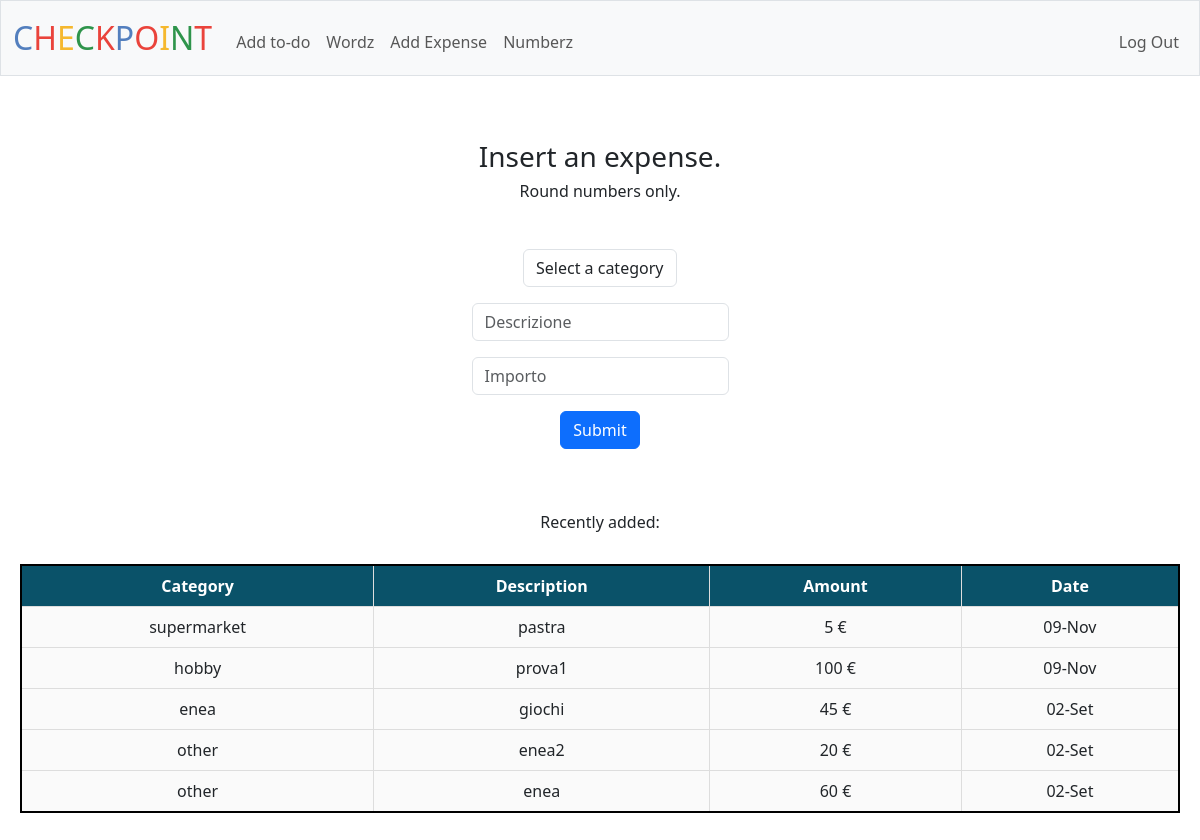
The page /expense (signed in) on the database its author committed.
### tables this page shows
CREATE TABLE expenses (
id INTEGER PRIMARY KEY AUTOINCREMENT NOT NULL,
username TEXT,
category TEXT,
description TEXT,
amount INTEGER,
timedate DATETIME DEFAULT CURRENT_TIMESTAMP,
FOREIGN KEY (username) REFERENCES users(username)
);

### app.py (the view)
@app.route("/expense", methods=["GET", "POST"])
@login_required
def expense():
    if request.method == "POST":
        category=request.form.get("category")
        description=request.form.get("description")
        amount=request.form.get("amount")
        if not category or not amount or not description:
            return apology("Please fill all the checkbox.")
        amount=int(amount)
        if amount<=0:
            return apology("Please insert a number bigger than 0 :)")
        db.execute("INSERT INTO expenses (username, category, description, amount) VALUES (?,?,?,?)", session["username"], category, description, amount)
        return redirect("/expense")
    else:
        user_last_expenses=last_expenses(session["username"])
        return render_template("expense.html", user_last_expenses=user_last_expenses)

### app.py (called while the page is built)
@app.after_request
def after_request(response):
    response.headers["Cache-Control"] = "no-cache, no-store, must-revalidate"
    response.headers["Expires"] = 0
    response.headers["Pragma"] = "no-cache"
    return response

### helpers.py (called while the page is built)
def login_required(f):
    @wraps(f)
    def decorated_function(*args, **kwargs):
        if session.get("user_id") is None:
            return redirect("/login")
        return f(*args, **kwargs)
    return decorated_function

def last_expenses(username):
    return db.execute("""
        SELECT category, description, amount,
        strftime('%d', timedate) || '-' ||
        CASE strftime('%m', timedate)
            WHEN '01' THEN 'Gen' WHEN '02' THEN 'Feb'
            WHEN '03' THEN 'Mar' WHEN '04' THEN 'Apr'
            WHEN '05' THEN 'Mag' WHEN '06' THEN 'Giu'
            WHEN '07' THEN 'Lug' WHEN '08' THEN 'Ago'
            WHEN '09' THEN 'Set' WHEN '10' THEN 'Ott'
            WHEN '11' THEN 'Nov' WHEN '12' THEN 'Dic'
        END AS formatted_date
        FROM expenses
        WHERE username = ?
        ORDER BY timedate DESC
        LIMIT 5""", username)

### templates/expense.html (shortened to what this page needs)
{% extends "layout.html" %}
{% block main %}
    <div>
        <p>
            <h3> Insert an expense.</h3>
            <h6> Round numbers only.</h6><br>
        </p>
        <form action="/expense" method="post">
            <select class="form-control mx-auto w-auto mb-3" name="category">
                <option value="" disabled selected>Select a category</option>
            </select>
            <input class="form-control mx-auto w-auto mb-3" name="description" placeholder="Descrizione" type="text">
            <input class="form-control mx-auto w-auto mb-3" name="amount" placeholder="Importo" type="number">
            <button class="btn btn-primary" type="submit">Submit</button>
        </form>
    </div>
    <div>
        <p>
            <br><br><h6>Recently added:</h6>
        </p>
        <table>
            <tr>
                <th>Category</th>
                <th>Description</th>
                <th>Amount</th>
                <th>Date</th>
            </tr>
            {% for row in user_last_expenses %}
            <tr>
                <td>{{ row.category }}</td>
                <td>{{ row.description }}</td>
                <td>{{ row.amount }} €</td>
                <td>{{ row.formatted_date }}</td>
            </tr>
            {% endfor %}
        </table>
    </div>
{% endblock %}

### templates/layout.html (shortened to what this page needs)
<!DOCTYPE html>
<html lang="en">
    <head>
        <link href="https://cdn.jsdelivr.net/npm/bootstrap@5.3.3/dist/css/bootstrap.min.css" rel="stylesheet">
        <link href="/static/styles.css" rel="stylesheet">
    </head>
    <body>
        <nav class="bg-light border navbar navbar-expand-md navbar-light">
            <div class="container-fluid">
                <a class="navbar-brand" href="/"><span class="blue">C</span><span class="red">H</span><span class="yellow">E</span><span class="green">C</span><span class="red">K</span><span class="blue">P</span><span class="red">O</span><span class="yellow">I</span><span class="green">N</span><span class="red">T</span></a>
                <div class="collapse navbar-collapse" id="navbar">
                    {% if session["user_id"] %}
                        <ul class="navbar-nav me-auto mt-2">
                            <li class="nav-item"><a class="nav-link" href="/todo">Add to-do</a></li>
                            <li class="nav-item"><a class="nav-link" href="/wordz">Wordz</a></li>
                            <li class="nav-item"><a class="nav-link" href="/expense">Add Expense</a></li>
                            <li class="nav-item"><a class="nav-link" href="/numberz">Numberz</a></li>
                        </ul>
                        <ul class="navbar-nav ms-auto mt-2">
                            <li class="nav-item"><a class="nav-link" href="/logout">Log Out</a></li>
                        </ul>
                    {% else %}
                        <ul class="navbar-nav ms-auto mt-2">
                            <li class="nav-item"><a class="nav-link" href="/register">Register</a></li>
                            <li class="nav-item"><a class="nav-link" href="/login">Log In</a></li>
                        </ul>
                    {% endif %}
                </div>
            </div>
        </nav>
        <main class="container py-5 text-center">
            {% block main %}{% endblock %}
        </main>
    </body>
</html>

### static/styles.css (style rules this page uses)
nav .navbar-brand { font-size: xx-large; }
nav .navbar-brand .blue { color: #537fbe; }
nav .navbar-brand .red { color: #ea433b; }
nav .navbar-brand .yellow { color: #f5b82e; }
nav .navbar-brand .green { color: #2e944b; }
table { margin-top: 2rem; margin-bottom: 3rem; margin-left: auto; margin-right: auto; border: 2px solid black; border-collapse: collapse; background-color: #FAFAFA; }
td, th { border: 1px solid black; padding: 8px; text-align: center; }
th { background-color: #0A5269; color: white; }
a { text-decoration: none; }
.container { max-width: 1200px; margin: 0 auto; padding: 20px; }
table { width: 100%; border-collapse: collapse; }
table th, table td { border: 1px solid #ddd; padding: 8px; }

### rows shown on the page
expenses: category "supermarket", description "pastra", amount "5", formatted_date "09-Nov"
expenses: category "hobby", description "prova1", amount "100", formatted_date "09-Nov"
expenses: category "enea", description "giochi", amount "45", formatted_date "02-Set"
expenses: category "other", description "enea2", amount "20", formatted_date "02-Set"
expenses: category "other", description "enea", amount "60", formatted_date "02-Set"
